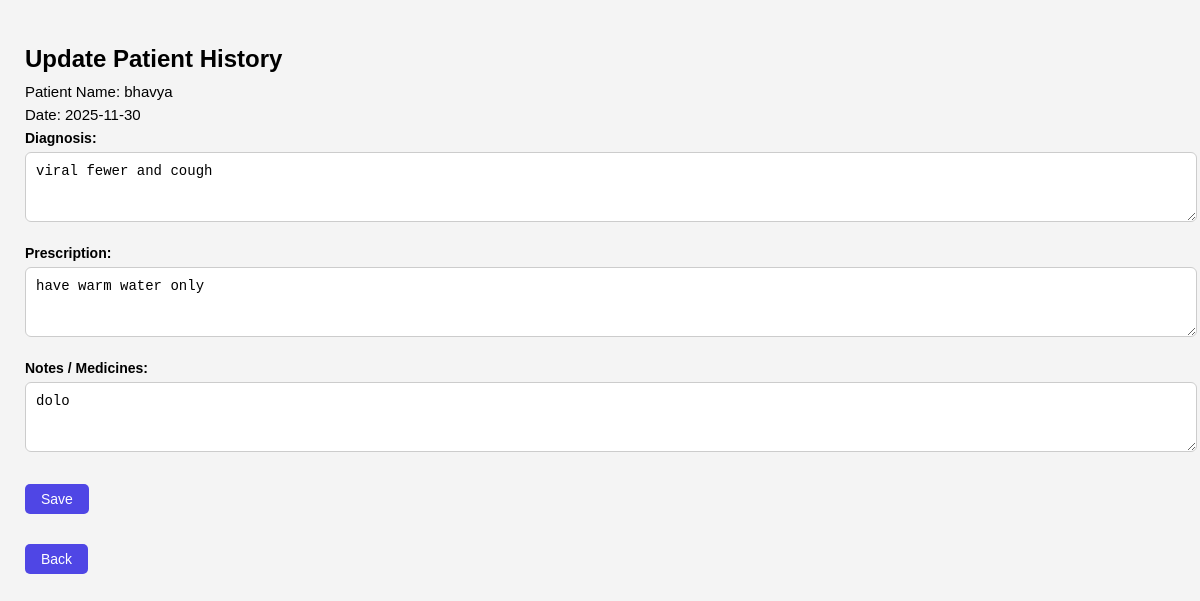
/edit_history/3 (signed in), run on the app's committed database.
### models.py (models this page shows)
class User(db.Model):
    id = db.Column(db.Integer, primary_key=True, nullable=True)
    name = db.Column(db.String(50), nullable=True)
    email = db.Column(db.String(150), nullable=True)
    password = db.Column(db.String(150), nullable=True)
    role = db.Column(db.String(10), nullable=False)
    contact = db.Column(db.String(100), nullable=True)
    gender = db.Column(db.String(10), nullable=True)
    specialization = db.Column(db.String(100), nullable=True)   # Only filled for doctors
    experience = db.Column(db.Integer, nullable=True)           # Only filled for doctors
    department_id = db.Column(db.Integer, db.ForeignKey('department.id'), nullable=True)
    dob = db.Column(db.Date, nullable=True)
    medical_history = db.Column(db.Text, nullable=True)
    blacklisted = db.Column(db.Boolean, default=False)
    appointments_as_patient = db.relationship(
        'Appointment',
        backref='patient',
        lazy=True,
        foreign_keys='Appointment.patient_id'
    )
    appointments_as_doctor = db.relationship(
        'Appointment',
        backref='doctor',
        lazy=True,
        foreign_keys='Appointment.doctor_id'
    )

class Appointment(db.Model):
    id = db.Column(db.Integer, primary_key=True)
    patient_id = db.Column(db.Integer, db.ForeignKey('user.id',ondelete='CASCADE'), nullable= False)
    doctor_id = db.Column(db.Integer, db.ForeignKey('user.id',ondelete='CASCADE'), nullable = False)
    date = db.Column(db.Date, nullable=False)
    time = db.Column(db.Time, nullable=False)
    status = db.Column(db.String(50))
    notes = db.Column(db.Text)
    treatments = db.relationship('Treatment', backref='appointment', lazy=True)

class Treatment(db.Model):
    id = db.Column(db.Integer, primary_key=True)
    appointment_id = db.Column(db.Integer, db.ForeignKey('appointment.id', ondelete='CASCADE'), nullable=False)
    diagnosis = db.Column(db.Text, nullable=False)
    prescription = db.Column(db.Text, nullable=False)
    notes = db.Column(db.Text, nullable=False)

### app.py (the view, shortened to what this page needs)
@app.route('/edit_history/<int:appointment_id>', methods=['GET', 'POST'])
def edit_history(appointment_id):
    doctor_id = session.get('user_id')
    if not doctor_id:
        return redirect('/login')
    appt = Appointment.query.get_or_404(appointment_id)
    if appt.doctor_id != doctor_id:
        return "Not allowed"
    treatment = Treatment.query.filter_by(appointment_id=appointment_id).first()
    patient = User.query.get(appt.patient_id)
    department = patient.department if hasattr(patient, 'department') else None
    if request.method == 'POST':
        treatment.diagnosis = request.form.get('diagnosis', '')
        treatment.prescription = request.form.get('prescription', '')
        treatment.notes = request.form.get('notes', '')
        db.session.commit()
        return redirect('/doctor_dashboard')
    return render_template(
        'edit_history.html',
        appt=appt,
        patient=patient,
        department=department,
        treatment=treatment
    )

### templates/edit_history.html (shortened to what this page needs)
<!DOCTYPE html>
<html lang="en">
<head>
    <link rel="stylesheet" href="{{ url_for('static', filename='edit_history.css') }}">
</head>
<body>
    <h2>Update Patient History</h2>
    <p>Patient Name: {{ patient.name }}</p>
    <p>Date: {{ appt.date }}</p>
    <form action="/edit_history/{{ appt.id }}" method="POST">
        <label>Diagnosis:</label><br>
        <textarea name="diagnosis" rows="3" cols="50">{{ treatment.diagnosis }}</textarea><br><br>
        <label>Prescription:</label><br>
        <textarea name="prescription" rows="3" cols="50">{{ treatment.prescription }}</textarea><br><br>
        <label>Notes / Medicines:</label><br>
        <textarea name="notes" rows="3" cols="50">{{ treatment.notes }}</textarea><br><br>
        <button type="submit">Save</button>
    </form>
    <br>
    <a href="/doctor_dashboard"><button type="button">Back</button></a>
</body>
</html>

### static/edit_history.css (style rules this page uses)
body { margin: 0; padding: 25px; font-family: Arial, sans-serif; background: #f4f4f4; }
h2 { margin-bottom: 10px; }
p { margin: 6px 0; font-size: 15px; }
label { font-weight: bold; font-size: 14px; }
textarea { width: 100%; padding: 10px; border: 1px solid #ccc; border-radius: 6px; margin-top: 5px; font-size: 14px; resize: vertical; }
button { padding: 7px 16px; background: #4f46e5; border: none; color: white; border-radius: 5px; cursor: pointer; font-size: 14px; margin-top: 10px; }
a { text-decoration: none; }
a button { margin-top: 12px; }

### data on the page
User: name "bhavya"
Appointment: date "2025-11-30"
Treatment: diagnosis "viral fewer and cough", prescription "have warm water only", notes "dolo"
